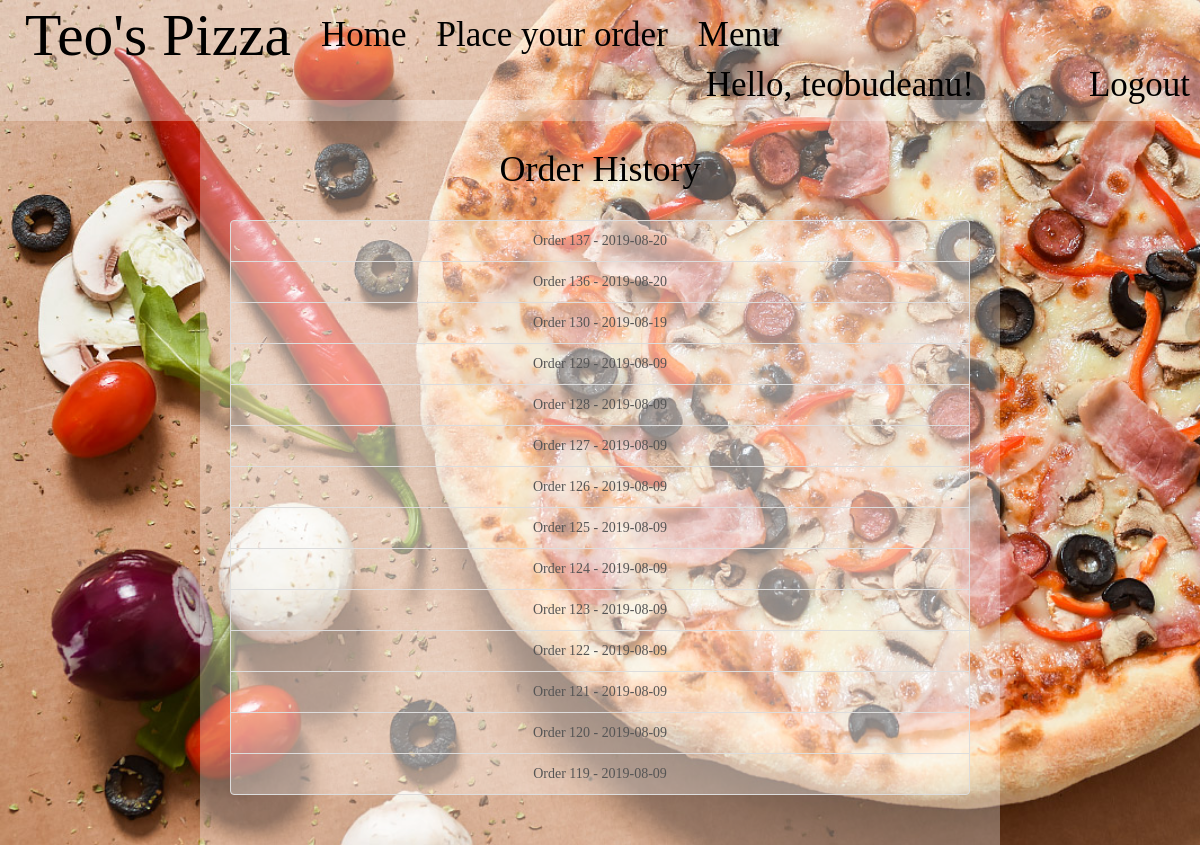
The app's page /client/home (signed in) with its own data.
### order/models.py (models this page shows, shortened)
class Order(models.Model):
    user = models.ForeignKey(User, on_delete=models.CASCADE)
    address = models.CharField(max_length = 30, blank=True, null=True)
    comment = models.TextField(blank=True, null=True)
    date = models.DateField(auto_now_add=True)
    confirmed = models.BooleanField(default=False)
    paid = models.BooleanField(default=False)
    objects = OrdersQuerySet.as_manager()
    class Meta:
        ordering = ['-id']
    def __str__(self):
        return "Order {} - {}".format(self.id, self.date)
    def get_absolute_url(self):
        return reverse('order_details', args=[self.id])

### client/views.py (the view)
# urls.py: re_path(r'home$', OrderList.as_view(), name='client_home'),
@method_decorator(login_required, name='dispatch')
class OrderList(ListAPIView):
    renderer_classes = [TemplateHTMLRenderer]
    template_name = 'client/home.html'
    serializer_class = OrderSerializer
    def get_queryset(self):
        return Order.objects.orders_for_client(self.request.user).filter(confirmed=1)
    def get(self, request):
        queryset = self.get_queryset()
        return Response({'orders' : queryset})

### order/models.py (called while the page is built)
    def get_absolute_url(self):
        return reverse('pizza_details', args=[self.id])

    def orders_for_client(self, user):
        return self.filter(user=user)

### order/templatetags/pizza_extras.py (called while the page is built)
@register.inclusion_tag('orders/pizza_listing.html')
def pizza_list():
    pizzas = Pizza.objects.all()
    return {'pizza_list' : pizzas}

### templates/client/home.html (shortened to what this page needs)
{% extends "base.html" %}
{% block styling %}
{{ block.super }}
{% endblock styling %}
{% block content %}
  {% if orders %}
  <h1>Order History</h1><br>
    <div class="list-group">
      {% for order in orders %}
        <a class="list-group-item"
            href="{{ order.get_absolute_url }}">{{ order }}</a>
      {% endfor %}
    </div>
  {% else %}
  <h3>Hello, {{ user }}! You are ready for placing your first order.</h3>
  {% endif %}
{% endblock %}

### templates/base.html (shortened to what this page needs)
{% load static %}
{% load pizza_extras %}
<!DOCTYPE html>
<html lang="en">
<head>
  <link rel="stylesheet" href="https://maxcdn.bootstrapcdn.com/bootstrap/3.4.0/css/bootstrap.min.css">
  <link rel="stylesheet" href="https://maxcdn.bootstrapcdn.com/bootstrap/3.3.5/css/bootstrap.min.css">
  {% block styling %}
    <link rel="stylesheet" href="/static/css/basestyle.css">
  {% endblock styling %}
</head>
<body>
<nav class="navbar transparent navbar-fixed-top">
  <div class="navbar-header">
    <a class="navbar-brand navbutton" href="{% url 'welcome' %}">Teo's Pizza</a>
  </div>
  <div class="collapse navbar-collapse">
  <ul class="nav navbar-nav">
    <li><a class="navbutton" href="{% url 'client_home' %}">Home</a></li>
    <li><a class="navbutton" href="{% url 'place_order' %}">Place your order</a></li>
    <li class="dropdown"><a class="dropdown-toggle navbutton" data-toggle="dropdown" href="#">Menu</a>
     </li>
   </ul>
   <ul class="nav navbar-nav navbar-right">
          {% if user.is_authenticated %}
            <li><div id="hello">Hello, {{ user }}!</div></li>
            <li><a class="navbutton" href="{% url "client_logout" %}">Logout</a></li>
          {% else %}
            <li><a class="navbutton" href="{% url "client_login" %}">Login</a></li>
          {% endif %}
   </ul>
   </div>
</nav>
<div class="container container-bg">
      {% block content %}
      {% endblock %}
</div>
</body>
</html>

### static/css/basestyle.css (style rules this page uses)
body { color: black; text-align: center; background: url(../img/bg1.jpg); background-repeat: no-repeat; background-size: cover; background-attachment: fixed; }
.navbar-fixed-top.transparent { padding:10px; background: rgba(255, 255, 255, 0.3); font-family: "Marker Felt"; font-size: 35px; }
.navbar-brand { font-size:170%; }
.dropdown { width = 300px; }
.navbutton { color: black !important; }
#hello { color: black; margin-right: 100px; }

### templates/client/home.html (style rules this page uses)
.container { margin-top: 100px; padding: 30px; font-family: "Chalkduster"; max-width: 800px; }
.container-bg { background: rgba(255, 255, 255, 0.3); }
.list-group-item { background-color: rgba(255, 255, 255, 0.3); border-top: 1px solid #ddd; border-radius: 0; }

### records on screen
Order: id+date "Order 137 - 2019-08-20"
Order: id+date "Order 136 - 2019-08-20"
Order: id+date "Order 130 - 2019-08-19"
Order: id+date "Order 129 - 2019-08-09"
Order: id+date "Order 128 - 2019-08-09"
Order: id+date "Order 127 - 2019-08-09"
Order: id+date "Order 126 - 2019-08-09"
Order: id+date "Order 125 - 2019-08-09"
Order: id+date "Order 124 - 2019-08-09"
Order: id+date "Order 123 - 2019-08-09"
Order: id+date "Order 122 - 2019-08-09"
Order: id+date "Order 121 - 2019-08-09"
Order: id+date "Order 120 - 2019-08-09"
Order: id+date "Order 119 - 2019-08-09"

### other values on screen
{{ user }} "teobudeanu"
